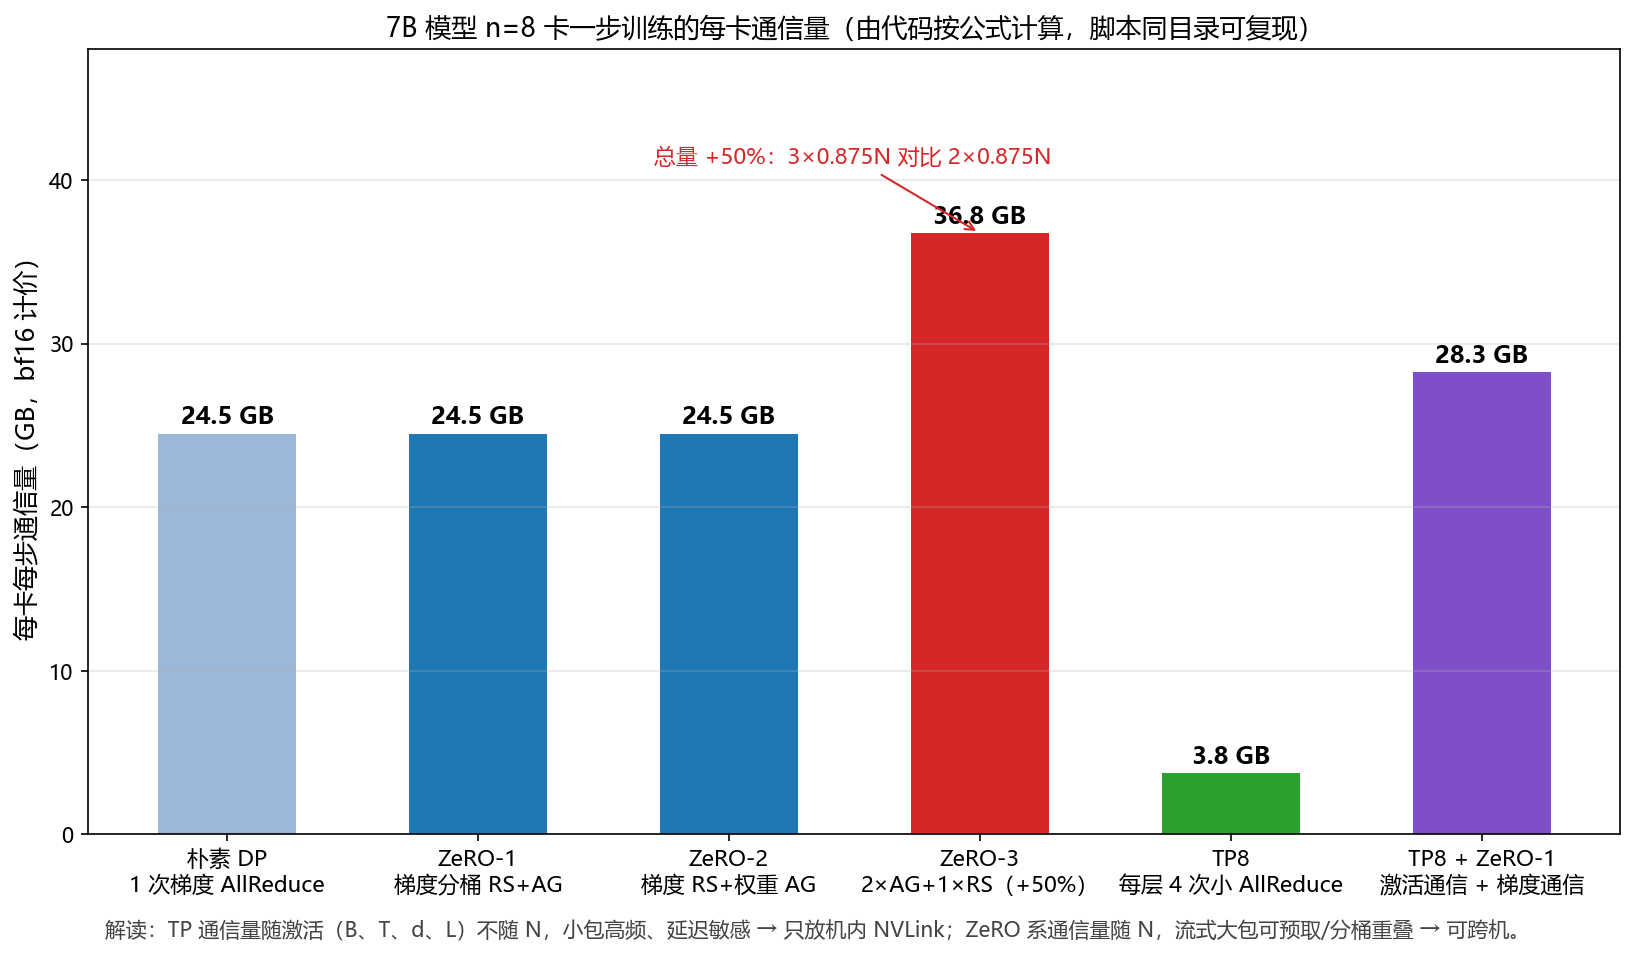

This chart was generated by the following Python code:
# -*- coding: utf-8 -*-
"""
同一 7B 模型（n=8 卡）每卡每步通信字节数对比（按本章 12.2/12.5/12.10 公式真实计算）：
  环形 AllReduce: 2(n-1)/n * S；AllGather / ReduceScatter 各 (n-1)/n * S
  DP 系：对 2N 字节梯度做规约；ZeRO-3：3 次（前向 AG + 反向 AG + 梯度 RS）
  TP：每层 4 次 AllReduce，每次 S = 2BTd（激活），共 4L 次
运行：python gen_comm_7b.py  （依赖 matplotlib）
"""
import matplotlib
matplotlib.use("Agg")
import matplotlib.pyplot as plt

plt.rcParams["font.sans-serif"] = ["Microsoft YaHei"]
plt.rcParams["axes.unicode_minus"] = False

N, n = 7e9, 8
T, B, d, L = 2048, 1, 4096, 32
G = 1e9

ar = 2*(n-1)/n          # AllReduce 每卡系数 1.75
ag = (n-1)/n            # AllGather / ReduceScatter 每卡系数 0.875
grad = 2*N              # bf16 梯度字节数
tp_once = ar * 2*B*T*d  # 一次激活 AllReduce 每卡字节

configs = [
    ("朴素 DP\n1 次梯度 AllReduce",        ar*grad,                "1 次梯度 AllReduce"),
    ("ZeRO-1\n梯度分桶 RS+AG",             ar*grad,                "梯度分桶 RS+AG，总量不变"),
    ("ZeRO-2\n梯度 RS+权重 AG",            ar*grad,                "RS 梯度 + AG 更新后权重"),
    ("ZeRO-3\n2×AG+1×RS（+50%）",          3*ag*grad,              "前向 AG + 反向 AG + 梯度 RS"),
    ("TP8\n每层 4 次小 AllReduce",         4*L*tp_once,            "每层 4 次小 AllReduce（激活）"),
    ("TP8 + ZeRO-1\n激活通信 + 梯度通信",  4*L*tp_once + ar*grad,  "TP 激活 + ZeRO-1 梯度"),
]
names = [c[0] for c in configs]
vals  = [c[1]/G for c in configs]

fig, ax = plt.subplots(figsize=(11, 6.2))
bars = ax.bar(range(len(names)), vals, 0.55,
              color=["#9bb8d8", "#1f77b4", "#1f77b4", "#d62728", "#2ca02c", "#7f4fc9"])
for i, (r, v) in enumerate(zip(bars, vals)):
    ax.text(r.get_x()+r.get_width()/2, v + 0.6, f"{v:.1f} GB",
            ha="center", fontsize=11.5, fontweight="bold")

ax.annotate("总量 +50%：3×0.875N 对比 2×0.875N", xy=(3, 36.75), xytext=(1.7, 41),
            fontsize=10.5, color="#d62728", arrowprops=dict(arrowstyle="->", color="#d62728"))

ax.set_ylabel("每卡每步通信量（GB，bf16 计价）", fontsize=12)
ax.set_ylim(0, 48)
ax.set_xticks(range(len(names)))
ax.set_xticklabels(names, fontsize=10.5)
ax.set_title(f"7B 模型 n={n} 卡一步训练的每卡通信量（由代码按公式计算，脚本同目录可复现）",
             fontsize=12.5)
ax.grid(axis="y", alpha=0.3)
fig.text(0.5, -0.015,
         "解读：TP 通信量随激活（B、T、d、L）不随 N，小包高频、延迟敏感 → 只放机内 NVLink；"
         "ZeRO 系通信量随 N，流式大包可预取/分桶重叠 → 可跨机。",
         ha="center", fontsize=10, color="#444444")
fig.tight_layout()
fig.savefig("gen_comm_7b.png", dpi=150, bbox_inches="tight")
for nm, v, note in zip(names, vals, configs):
    print(f"{nm}: {v:.2f} GB  ({note[1]})")
print("已保存 gen_comm_7b.png")
